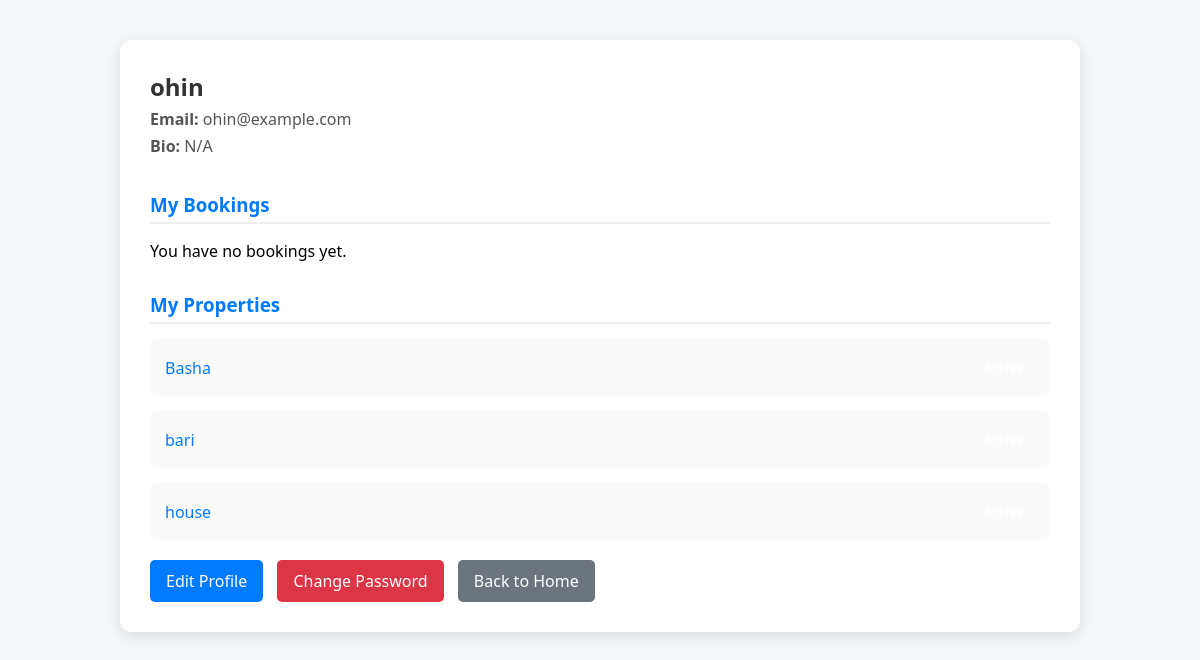
The page /profile (signed in) on the database its author committed.
### app/models/user.py (models this page shows, shortened)
class User(UserMixin, db.Model):
    __tablename__ = 'user'
    id = db.Column(db.Integer, primary_key=True)
    username = db.Column(db.String(100), nullable=False)
    email = db.Column(db.String(120), unique=True, nullable=False)
    password_hash = db.Column(db.String(128), nullable=False)
    role = db.Column(db.String(20), default='guest')
    profile_photo = db.Column(db.String(200))
    bio = db.Column(db.Text)
    date_created = db.Column(db.DateTime, default=datetime.utcnow)
    is_admin = db.Column(db.Boolean, default=False)
    hosted_properties = db.relationship('Property',back_populates='host',foreign_keys='Property.host_id',cascade='all, delete-orphan')
    bookings = db.relationship('Booking',back_populates='guest',foreign_keys='Booking.guest_id',cascade='all, delete-orphan')
    reviews = db.relationship('Review', back_populates='user', cascade='all, delete-orphan')
    wishlist = db.relationship("Wishlist", back_populates="user", cascade="all, delete-orphan")

### app/models/property.py (models this page shows, shortened)
class Property(db.Model):
    id = db.Column(db.Integer, primary_key=True)
    title = db.Column(db.String(120), nullable=False)
    description = db.Column(db.Text, nullable=False)
    location = db.Column(db.String(200))
    price = db.Column(db.Float, nullable=False, default=0.0)
    host_id = db.Column(db.Integer, db.ForeignKey('user.id'), nullable=False)
    max_guests = db.Column(db.Integer)
    status = db.Column(db.String(20), default='active')  # active, inactive, pending, rejected
    area = db.Column(db.String(100), nullable=False)
    city = db.Column(db.String(100), nullable=False)
    created_at = db.Column(db.DateTime, default=datetime.utcnow)
    photos = db.relationship("PropertyPhoto", back_populates="property", cascade="all, delete-orphan")
    bookings = db.relationship("Booking", back_populates="property_item", cascade="all, delete-orphan", passive_deletes=True)
    host = db.relationship("User", back_populates="hosted_properties", foreign_keys=[host_id])
    photos_rel = db.relationship('PropertyPhoto', back_populates='property', cascade="all, delete-orphan")
    reviews = db.relationship('Review', back_populates='property', cascade='all, delete-orphan')
    wishlisted_by = db.relationship("Wishlist", back_populates="property")

### app/routes/profile.py (the view)
@profile_bp.route('/profile')
@login_required
def view_profile():
    return render_template('view_profile.html')

### app/models/user.py (called while the page is built)
@login_manager.user_loader
def load_user(user_id):
    return User.query.get(int(user_id))

### app/templates/view_profile.html (shortened to what this page needs)
<!DOCTYPE html>
<html lang="en">
<head>
</head>
<body>
<div class="container">
    <div class="profile-header">
        <div class="info">
            <h2>{{ current_user.username }}</h2>
            <p><strong>Email:</strong> {{ current_user.email }}</p>
            <p><strong>Bio:</strong> {{ current_user.bio or 'N/A' }}</p>
        </div>
    </div>
    <div class="section">
        <h3>My Bookings</h3>
        {% if current_user.bookings %}
            {% for booking in current_user.bookings|sort(attribute='check_in', reverse=True) %}
                <div class="card">
                    <a href="{{ url_for('booking.my_bookings', booking_id=booking.id) }}">
                        {{ booking.property.title }} ({{ booking.check_in.strftime('%Y-%m-%d') }} to {{ booking.check_out.strftime('%Y-%m-%d') }})
                    </a>
                    <span class="status-badge status-{{ booking.status }}">{{ booking.status|capitalize }}</span>
                </div>
            {% endfor %}
        {% else %}
            <p>You have no bookings yet.</p>
        {% endif %}
    </div>
    <div class="section">
        <h3>My Properties</h3>
        {% if current_user.hosted_properties %}
            {% for property in current_user.hosted_properties %}
                <div class="card">
                    <a href="{{ url_for('property.view_property', property_id=property.id) }}">
                        {{ property.title }}
                    </a>
                    <span class="status-badge status-{{ property.status }}">{{ property.status|capitalize }}</span>
                </div>
            {% endfor %}
        {% else %}
            <p>You are not hosting any properties yet.</p>
        {% endif %}
    </div>
    <div class="button-group">
        <a href="{{ url_for('profile.edit_profile') }}" class="btn btn-primary">Edit Profile</a>
        <a href="{{ url_for('profile.change_password') }}" class="btn btn-danger">Change Password</a>
        <a href="{{ url_for('auth.home') }}" class="btn btn-secondary">Back to Home</a>
    </div>
</div>
</body>
</html>

### app/templates/view_profile.html (style rules this page uses)
body { font-family: 'Segoe UI', Tahoma, Geneva, Verdana, sans-serif; background-color: #f4f6f9; margin: 0; padding: 0; }
.container { max-width: 900px; margin: 40px auto; padding: 30px; background: #fff; border-radius: 12px; box-shadow: 0 4px 15px rgba(0,0,0,0.1); }
.profile-header { display: flex; align-items: center; gap: 20px; margin-bottom: 30px; }
.profile-header .info h2 { margin: 0; color: #333; }
.profile-header .info p { margin: 5px 0; color: #555; }
.section { margin-top: 30px; }
.section h3 { margin-bottom: 15px; color: #007BFF; border-bottom: 2px solid #eee; padding-bottom: 5px; }
.card { background: #fafafa; border-radius: 8px; padding: 15px; margin-bottom: 15px; display: flex; justify-content: space-between; align-items: center; transition: 0.2s; }
.card a { color: #007BFF; text-decoration: none; }
.status-badge { padding: 4px 10px; border-radius: 12px; font-size: 0.85em; font-weight: bold; color: white; }
.button-group { margin-top: 20px; }
.btn { display: inline-block; margin-right: 10px; padding: 10px 16px; border-radius: 5px; text-decoration: none; color: white; }
.btn-primary { background-color: #007BFF; }
.btn-danger { background-color: #dc3545; }
.btn-secondary { background-color: #6c757d; }

### rows shown on the page
User: username "ohin", email "ohin@example.com", bio "N/A"
Property: title "Basha"
Property: title "bari"
Property: title "house"
